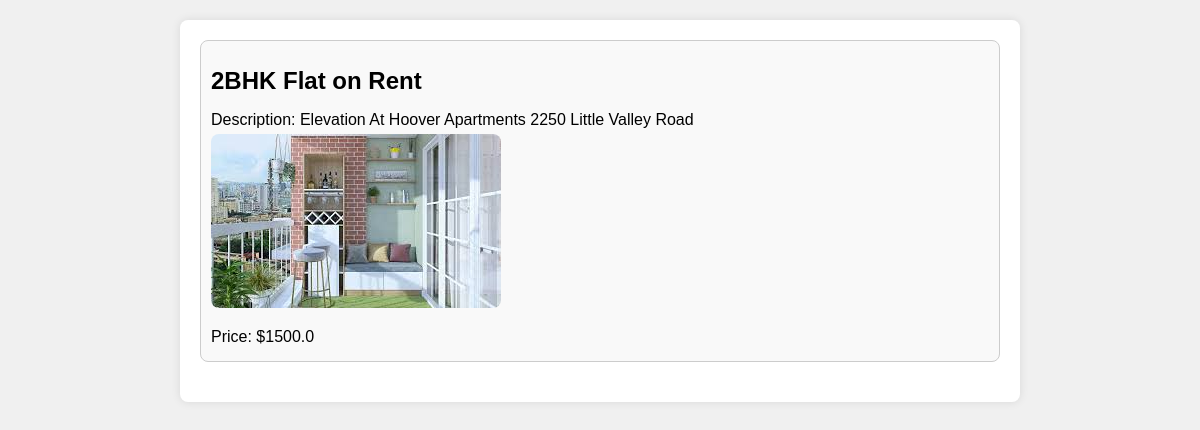
Screenshot of /detail/12/ with the database file from the repository.
### rentalaap/models.py (models this page shows, shortened)
class Property (models.Model):
    title = models.CharField(max_length = 20)
    description = models.TextField()
    price = models.FloatField()
    image = models.ImageField(upload_to = 'images/',null=True,blank = True)
    user = models.ForeignKey(User,on_delete = models.CASCADE,blank = True, null = True)
    verbose_plural_name = 'Properties'

### rentalaap/views.py (the view)
# urls.py: path('detail/<int:id>/', views.detailView,name = 'details' ),
def detailView(request,id):
    try:
        property = Property.objects.get(id = id)
        context = {
            'property' : property
        }
        return render(request, 'details.html',context)
    except:
        return redirect('/home')

### templates/details.html (shortened to what this page needs)
<!DOCTYPE html>
<html lang="en">
<head>
</head>
<body>
    <div class="container">
        <div class="property-info">
            <h1>{{ property.title }}</h1>
            <p>Description: {{ property.description }}</p>
            {% if property.image %}
                <img src="{{ property.image.url }}" alt="{{ property.title }}">
            {% else %}
                <p>No image available</p>
            {% endif %}
            <p>Price: ${{ property.price }}</p>
        </div>
    </div>
</body>
</html>

### templates/details.html (style rules this page uses)
body { font-family: Arial, sans-serif; background-color: #f0f0f0; margin: 0; padding: 0; }
.container { max-width: 800px; margin: 20px auto; padding: 20px; background-color: #fff; border-radius: 8px; box-shadow: 0 0 10px rgba(0, 0, 0, 0.1); }
.property-info { margin-bottom: 20px; padding: 10px; border: 1px solid #ccc; border-radius: 8px; background-color: #f9f9f9; }
.property-info img { max-width: 100%; border-radius: 8px; }
h1 { font-size: 24px; margin-bottom: 10px; }
p { font-size: 16px; margin-bottom: 5px; }

### rows the page displays
Property: title "2BHK Flat on Rent", description "Elevation At Hoover Apartments 2250 Little Valley Road", image (picture), price "1500.0"
